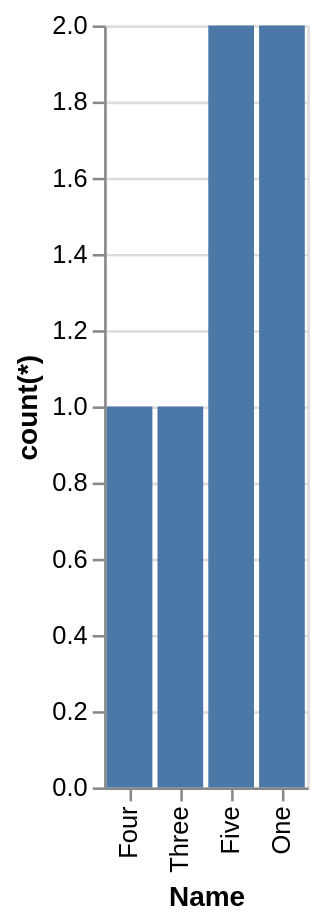

Vega-Lite specification for this chart:
### Vega-Lite specification from a JSON file in a GitHub repository (floating-point values rounded to 4 significant figures)
{"data": {"values": [{"x_data": "Four", "y_data": 1}, {"x_data": "Three", "y_data": 1}, {"x_data": "Five", "y_data": 2}, {"x_data": "One", "y_data": 2}]}, "mark": "bar", "encoding": {"x": {"field": "x_data", "type": "nominal", "title": "Name", "sort": {"op": "sum", "field": "y_data", "order": "ascending"}}, "y": {"field": "y_data", "type": "quantitative", "title": "count(*)"}}}
